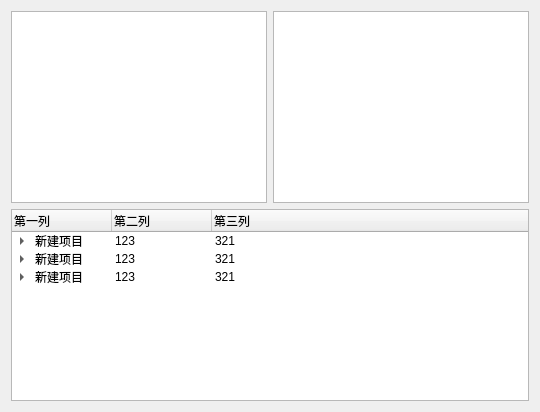
      <widget class="QWidget" name="tab_17">
       <attribute name="title">
        <string>QTreeView</string>
       </attribute>
       <layout class="QGridLayout" name="gridLayout_16">
        <item row="0" column="0">
         <widget class="QTreeView" name="treeView">
          <property name="styleSheet">
           <string notr="true"/>
          </property>
          <property name="alternatingRowColors">
           <bool>true</bool>
          </property>
         </widget>
        </item>
        <item row="0" column="1">
         <widget class="QTreeView" name="treeView_2">
          <property name="styleSheet">
           <string notr="true"/>
          </property>
          <property name="dragDropMode">
           <enum>QAbstractItemView::NoDragDrop</enum>
          </property>
          <property name="alternatingRowColors">
           <bool>true</bool>
          </property>
         </widget>
        </item>
        <item row="1" column="0" colspan="2">
         <widget class="QTreeWidget" name="treeWidget_2">
          <property name="styleSheet">
           <string notr="true"/>
          </property>
          <column>
           <property name="text">
            <string>第一列</string>
           </property>
          </column>
          <column>
           <property name="text">
            <string>第二列</string>
           </property>
          </column>
          <column>
           <property name="text">
            <string>第三列</string>
           </property>
          </column>
          <item>
           <property name="text">
            <string>新建项目</string>
           </property>
           <property name="text">
            <string>123</string>
           </property>
           <property name="text">
            <string>321</string>
           </property>
           <item>
            <property name="text">
             <string>新建子项目</string>
            </property>
            <property name="text">
             <string>123</string>
            </property>
            <property name="text">
             <string>321</string>
            </property>
           </item>
          </item>
          <item>
           <property name="text">
            <string>新建项目</string>
           </property>
           <property name="text">
            <string>123</string>
           </property>
           <property name="text">
            <string>321</string>
           </property>
           <item>
            <property name="text">
             <string>新建子项目</string>
            </property>
            <property name="text">
             <string>123</string>
            </property>
            <property name="text">
             <string>321</string>
            </property>
           </item>
          </item>
          <item>
           <property name="text">
            <string>新建项目</string>
           </property>
           <property name="text">
            <string>123</string>
           </property>
           <property name="text">
            <string>321</string>
           </property>
           <item>
            <property name="text">
             <string>新建子项目</string>
            </property>
            <property name="text">
             <string>123</string>
            </property>
            <property name="text">
             <string>321</string>
            </property>
           </item>
          </item>
         </widget>
        </item>
       </layout>
      </widget>
